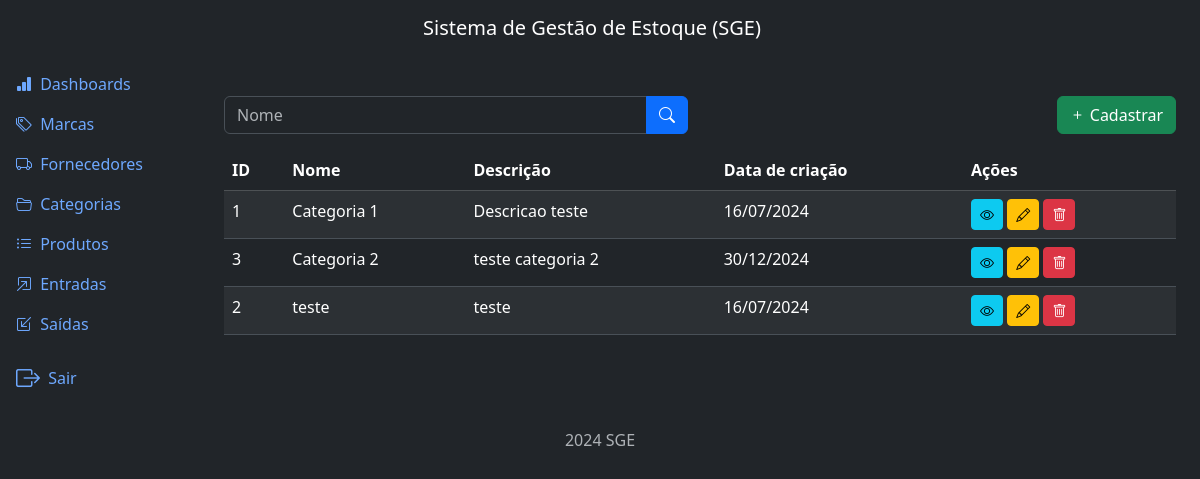
The app's page /categories/list/ (signed in) with its own data.
### categories/models.py (models this page shows, shortened)
class Category(models.Model):
    name = models.CharField(max_length=500)
    description = models.TextField(null=True, blank=True)
    created_at = models.DateTimeField(auto_now_add=True)
    updated_at = models.DateTimeField(auto_now=True)
    class Meta:
        ordering = ['name']

### categories/views.py (the view)
# urls.py: path('list/', views.CategoryListView.as_view(), name='list'),
class CategoryListView(LoginRequiredMixin, PermissionRequiredMixin, ListView):
    model = Category
    template_name = 'category_list.html'
    context_object_name = 'categories'
    paginate_by = 5
    permission_required = 'categories.view_category'
    def get_queryset(self):
        qs = super().get_queryset()
        name = self.request.GET.get('name')
        if name:
            qs = qs.filter(name__icontains=name)
        return qs

### categories/templates/category_list.html (shortened to what this page needs)
{% extends "base.html" %}
{% block content %}
  <div class="row mb-3">
    <div class="col-md-6">
      <form method="GET" action="{% url "category:list" %}">
        <div class="input-group">
          <input type="text" class="form-control" name="name" placeholder="Nome" value="{{request.GET.name}}">
          <button type="submit" class="btn btn-primary">
            <i class="bi bi-search"></i>
          </button>
        </div>
      </form>
    </div>
    {% if perms.categories.add_category %}
      <div class="col-md-6">
        <a href="{% url "category:create" %}" class="btn btn-success float-end" >
          <i class="bi bi-plus"></i>
          Cadastrar
        </a>
      </div>
    {% endif %}
  </div>
  <div class="table-responsive">
    <table class="table table-striped table-border">
      <thead class="table-dark">
        <tr>
          <th>ID</th>
          <th>Nome</th>
          <th>Descrição</th>
          <th>Data de criação</th>
          <th>Ações</th>
        </tr>
      </thead>
      <tbody>
        {% for category in categories %}
          <tr>
            <td>{{ category.id }}</td>
            <td>{{ category.name }}</td>
            <td>{{ category.description }}</td>
            <td>{{ category.created_at|date:"d/m/Y" }}</td>
            <td>
              <a href="{% url "category:detail" category.id %}" class="btn btn-info btn-sm"><i class="bi bi-eye"></i></a>
              {% if perms.categories.change_category %}
                <a href="{% url "category:update" category.id %}" class="btn btn-warning btn-sm"><i class="bi bi-pencil"></i></a>
              {% endif %}
              {% if perms.categories.delete_category %}
                <a href="{% url "category:delete" category.id %}" class="btn btn-danger btn-sm"><i class="bi bi-trash"></i></a>
              {% endif %}
            </td>
          </tr>
        {% endfor %}
      </tbody>
    </table>
  </div>
{% endblock content %}

### records on screen
Category: id "1", name "Categoria 1", description "Descricao teste", created_at "16/07/2024"
Category: id "3", name "Categoria 2", description "teste categoria 2", created_at "30/12/2024"
Category: id "2", name "teste", description "teste", created_at "16/07/2024"
